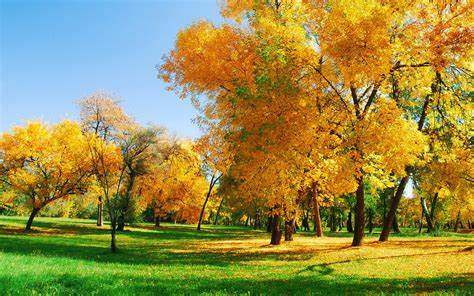
#> input picture test.jpg, 474 x 296 px
$ python PillowTraining.py
#> lines starting #> are read from the running program, lines starting #| are printed output that depends on the picture
from PIL import Image

# open image
myImage = Image.open("test.jpg")
#> myImage is the input picture: PIL image 474x296 RGB; mean R, G, B 151.8, 140.8, 72.5

# show
myImage.show()

# My Cropped Image
# left, upper, right, lower
myBox = (0, 0, 20, 20)
myCroppedImage = myImage.crop(myBox)
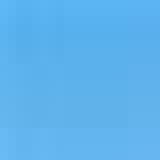
#> myCroppedImage: PIL image 20x20 RGB (shown 8 times larger); mean R, G, B 93.9, 178.8, 237.7


# show new image
myCroppedImage.show()

# my Converted image
myConverted = myImage.convert("L")
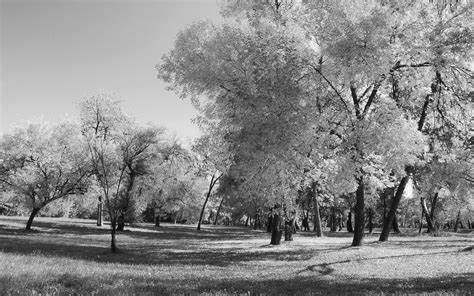
#> myConverted: PIL image 474x296 L; min 0, max 254, mean 136.3
myConverted.show()
